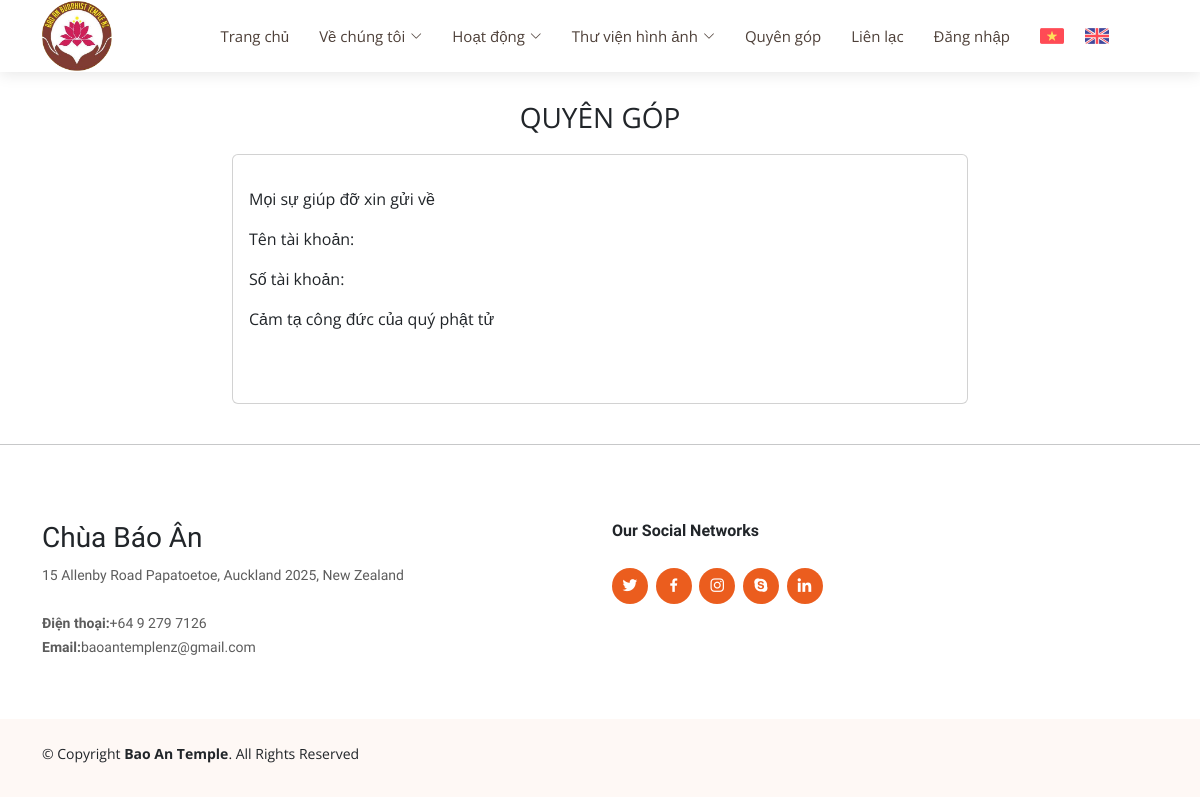
/donation/, run on the app's committed database.
### main_app/models.py (models this page shows, shortened)
class Menu(models.Model):
    vn_name = models.CharField(max_length=255)
    vn_slug = models.SlugField(max_length=250)
    en_name = models.CharField(max_length=255)
    en_slug = models.SlugField(max_length=250)
    description = models.TextField(blank=True)
    image = models.ImageField(upload_to='imagine/', blank=True)

class ContactInformation(models.Model):
    name = models.CharField(max_length=255)
    slug = models.SlugField(max_length=250)
    google_map_url = models.TextField(blank=True, null=True)
    created_at = models.DateTimeField(default=timezone.now, editable=False)
    email=models.TextField(blank=True, null=True)
    phone=models.TextField(blank=True, null=True)
    address = models.TextField(blank=True, null=True)

### donation/models.py (models this page shows, shortened)
class Donation(models.Model):
    vn_name = models.CharField(max_length=255)
    vn_slug = models.SlugField(max_length=250)
    en_name = models.CharField(max_length=255)
    en_slug = models.SlugField(max_length=250)
    vn_description = models.TextField(blank=True, null=True)
    en_description = models.TextField(blank=True, null=True)

### donation/views.py (the view)
# urls.py: path('donation/', include('donation.urls')),
def donation(request):
    donation_obj  = Donation.objects.first()
    return render(request, 'donation.html', {'donation': donation_obj})

### main_app/templatetags/custom_filters.py (called while the page is built)
@register.filter
def get_name_for_language(name_of_class, language_code):
    if language_code == 'vi':
        return name_of_class.vn_name
    else:
        return name_of_class.en_name

@register.filter
def get_description_for_language(name_of_class, language_code):
    if language_code == 'vi':
        return name_of_class.vn_description
    else:
        return name_of_class.en_description

### donation/templates/donation.html
{% extends "main_app/base.html" %}
{% load i18n %}
{% load static %}
{% load custom_filters %}
{% block content %}
<div class="container">
    <br>
    <div class="row text-center fs-3 text-uppercase"><p>{{ donation|get_name_for_language:request.LANGUAGE_CODE }}</p></div>
   <div class="row">
        <div class="col-md-2 col-sm-0">
        </div>
        <div class="col-md-8 col-sm-12">
            <div class="card mb-4">
                <div class="row card-body">
                    <p class="card-text" >{{ donation|get_description_for_language:request.LANGUAGE_CODE|safe }}</p>
                </div>
                <br>
            </div>
        </div>
       <div class="col-md-2 col-sm-0">
        </div>
   </div>
</div>
{% endblock %}

### main_app/templates/main_app/base.html (shortened to what this page needs)
{% load static %}
{% load i18n %}
{% load custom_filters %}
<!DOCTYPE html>
<html lang="vi">
<head>
  <link href="{% static 'assets/vendor/aos/aos.css' %}" rel="stylesheet">
  <link href="{% static 'assets/vendor/bootstrap/css/bootstrap.min.css' %}" rel="stylesheet">
  <link href="{% static 'assets/vendor/bootstrap-icons/bootstrap-icons.css' %}" rel="stylesheet">
  <link href="{% static 'assets/vendor/boxicons/css/boxicons.min.css' %}" rel="stylesheet">
  <link href="{% static 'assets/vendor/glightbox/css/glightbox.min.css' %}" rel="stylesheet">
  <link href="{% static 'assets/vendor/swiper/swiper-bundle.min.css' %}" rel="stylesheet">
  <link href="{% static 'assets/css/style.css' %}" rel="stylesheet">
  <link href="{% static 'assets/css/substyle.css' %}" rel="stylesheet">
  <link href="{% static 'assets/css/action.css' %}" rel="stylesheet">
</head>
<body>
  <header id="header" class="fixed-top d-flex align-items-center">
    <div class="container d-flex align-items-center justify-content-between">
      <div class="logo">
          <a href="/">
          <img src="{% static 'assets/img/Logo.png' %}" style="height: 4.5rem" alt="Logo" data-aos="zoom-in">
        </a>
      </div>
      <nav id="navbar" class="navbar">
        <ul>
          <li><a class="nav-link scrollto" href="/">{% trans "Trang chủ" %}</a></li>
          <li class="dropdown"><a href="{% url 'index' %}#about"><span>{{about_us|get_name_for_language:request.LANGUAGE_CODE}}</span><i class="bi bi-chevron-down"></i></a>
          </li>
            <li class="dropdown"><a href="{% url 'index' %}#services"><span>{{action|get_name_for_language:request.LANGUAGE_CODE}}</span><i class="bi bi-chevron-down"></i></a>
          </li>
          <li class="dropdown"><a href="{% url 'index' %}#portfolio"><span>{% trans "Thư viện hình ảnh" %}</span><i class="bi bi-chevron-down"></i></a>
          </li>
          <li><a class="nav-link scrollto" href="{% url 'donation' %}">{% trans "Quyên góp"%}</a></li>
          <li><a class="nav-link scrollto" href="{% url 'index' %}#contact">{% trans "Liên lạc" %}</a></li>
          <li><a class="nav-link scrollto" href="{% url 'index' %}admin">{% trans "Đăng nhập" %}</a></li>
            {% get_current_language as LANGUAGE_CODE %}
            {% get_available_languages as LANGUAGES %}
            {% get_language_info_list for LANGUAGES as languages %}
            <li class="language-lg">
               <div class="row" >
                    <div class="col-lg-2">
                        <a href="javascript:void(0);" onclick="changeLanguage('vi', 'langVietnam')">
                            <img class="selected" src="{% static 'assets/img/lang-vietnam.png' %}" style="height: 1rem" alt="Logo" data-aos="zoom-in">
                        </a>
                    </div>
                    <div class="col-lg-2">
                        <a href="javascript:void(0);" onclick="changeLanguage('en', 'langKingdom')">
                            <img src="{% static 'assets/img/lang-kingdom.png' %}" style="height: 1rem; margin-left: 1rem" alt="Logo" data-aos="zoom-in">
                        </a>
                    </div>
               </div>
            </li>
         </ul>
      </nav>
    </div>
  </header>
  <main id='main'>
        {% block content %}
        {% endblock %}
  </main>
  <hr>
 <footer id="footer">
    <div class="footer-top">
      <div class="container">
        <div class="row">
          <div class="col-lg-6 col-md-6 footer-contact">
            <h3>{% trans "Chùa Báo Ân" %}</h3>
            <p>
              {{contact_information.address|safe}}<br><br>
              <strong>{% trans "Điện thoại" %}:</strong>{{contact_information.phone}}<br>
              <strong>Email:</strong>{{contact_information.email}}<br>
            </p>
          </div>
          <div class="col-lg-6 col-md-6 footer-links">
            <h4>Our Social Networks</h4>
            <div class="social-links mt-3">
              <a href="{{social_media_link.url_twitter}}" class="twitter"><i class="bx bxl-twitter"></i></a>
              <a href="{{social_media_link.url_facebook}}" class="facebook"><i class="bx bxl-facebook"></i></a>
              <a href="{{social_media_link.url_instagram}}" class="instagram"><i class="bx bxl-instagram"></i></a>
              <a href="{{social_media_link.url_google_plus}}" class="google-plus"><i class="bx bxl-skype"></i></a>
              <a href="{{social_media_link.url_linkedin}}" class="linkedin"><i class="bx bxl-linkedin"></i></a>
            </div>
          </div>
        </div>
      </div>
    </div>
    <div class="container py-4">
      <div class="copyright">
        &copy; Copyright <strong><span>Bao An Temple</span></strong>. All Rights Reserved
      </div>
    </div>
  </footer>
</body>
 </html>

### static/assets/css/style.css (style rules this page uses)
body { font-family: "Open Sans", sans-serif; color: #212529; }
a { color: #eb5d1e; text-decoration: none; }
h1, h2, h3, h4, h5, h6, .font-primary { font-family: "Raleway", sans-serif; }
#header { height: 72px; transition: all 0.5s; z-index: 997; transition: all 0.5s; background: #fff; box-shadow: 0px 2px 15px rgba(0, 0, 0, 0.1); }
#header .logo img { padding: 0; margin: 0; max-height: 70px; }
#main { margin-top: 72px; }
.navbar { padding: 0; }
.navbar ul { margin: 0; padding: 0; display: flex; list-style: none; align-items: center; }
.navbar li { position: relative; }
.navbar a, .navbar a:focus { display: flex; align-items: center; justify-content: space-between; padding: 10px 0 10px 30px; font-size: 15px; color: #4e4039; white-space: nowrap; transition: 0.3s; }
.navbar a i, .navbar a:focus i { font-size: 12px; line-height: 0; margin-left: 5px; }
#footer { background: #fff; padding: 0 0 30px 0; color: #212529; font-size: 14px; background: #fef8f5; }
#footer .footer-top { padding: 60px 0 30px 0; background: #fff; }
#footer .footer-top .footer-contact { margin-bottom: 30px; }
#footer .footer-top .footer-contact p { font-size: 14px; line-height: 24px; margin-bottom: 0; font-family: "Raleway", sans-serif; color: #5c5c5c; }
#footer .footer-top h4 { font-size: 16px; font-weight: bold; color: #212529; position: relative; padding-bottom: 12px; }
#footer .footer-top .footer-links { margin-bottom: 30px; }
#footer .footer-top .social-links a { font-size: 18px; display: inline-block; background: #eb5d1e; color: #fff; line-height: 1; padding: 8px 0; margin-right: 4px; border-radius: 50%; text-align: center; width: 36px; height: 36px; transition: 0.3s; }
#footer .copyright { text-align: center; float: left; }

### data on the page
Menu: vn_name "Về chúng tôi"
Menu: vn_name "Hoạt động"
Donation: vn_name "QUYÊN GÓP", vn_description "Mọi sự giúp đỡ xin gửi về Tên tài khoản: Số tài khoản: Cảm tạ công đức của quý phật tử"
ContactInformation: address "15 Allenby Road Papatoetoe, Auckland 2025, New Zealand", phone "+64 9 279 7126", email "baoantemplenz@gmail.com"
